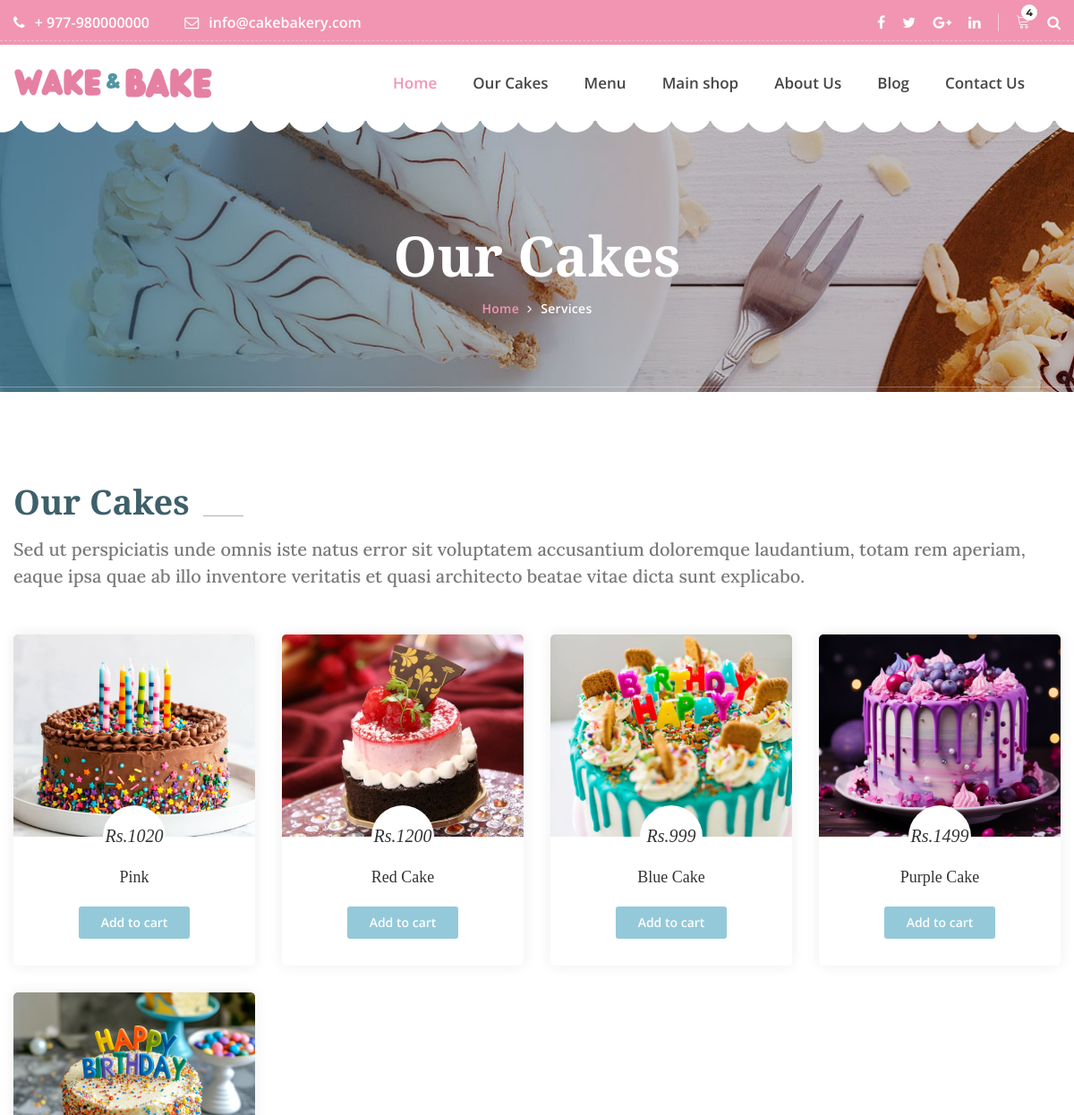
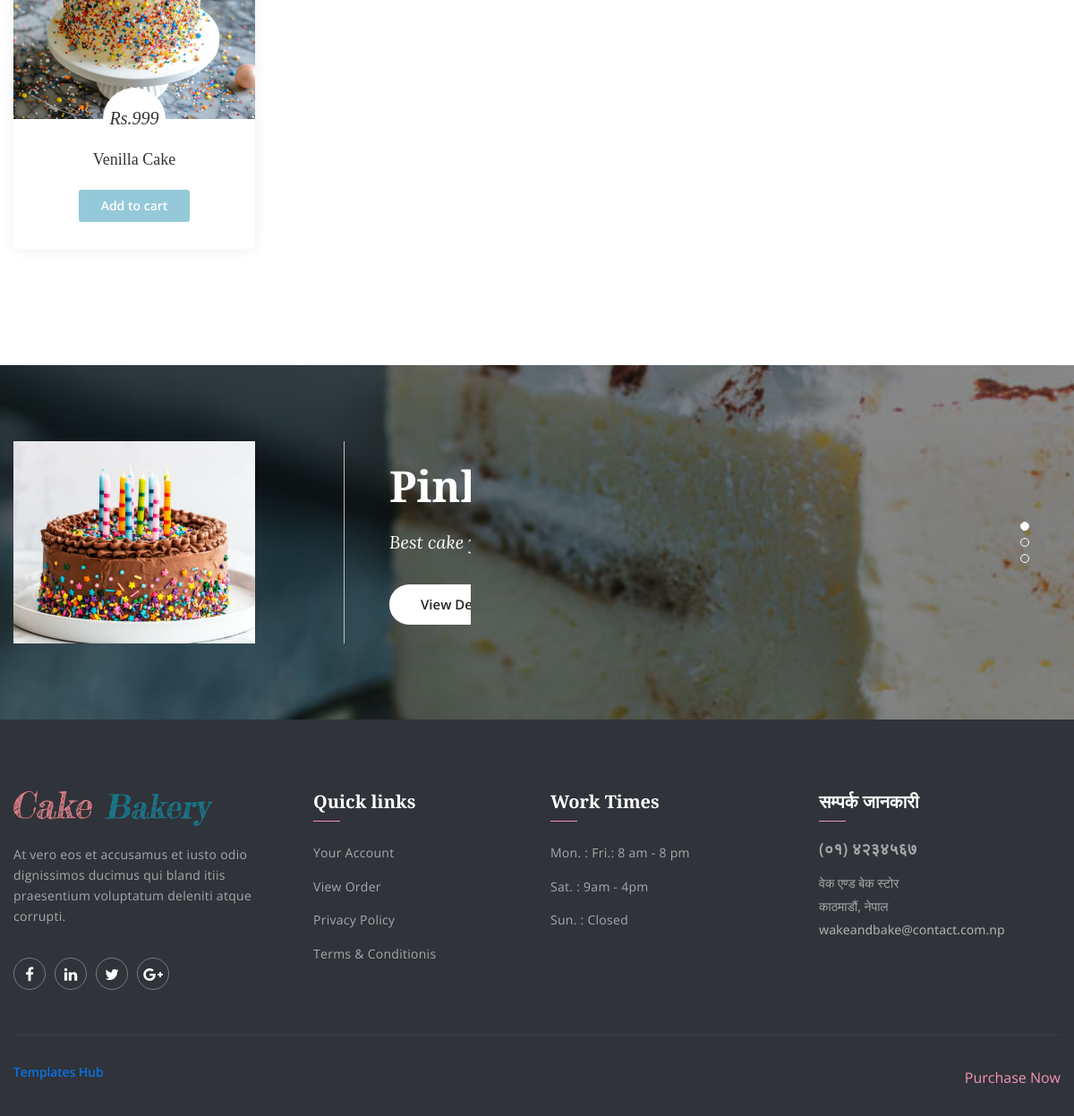
The app's page /our-cake/, older data (2 pictures, top to bottom).
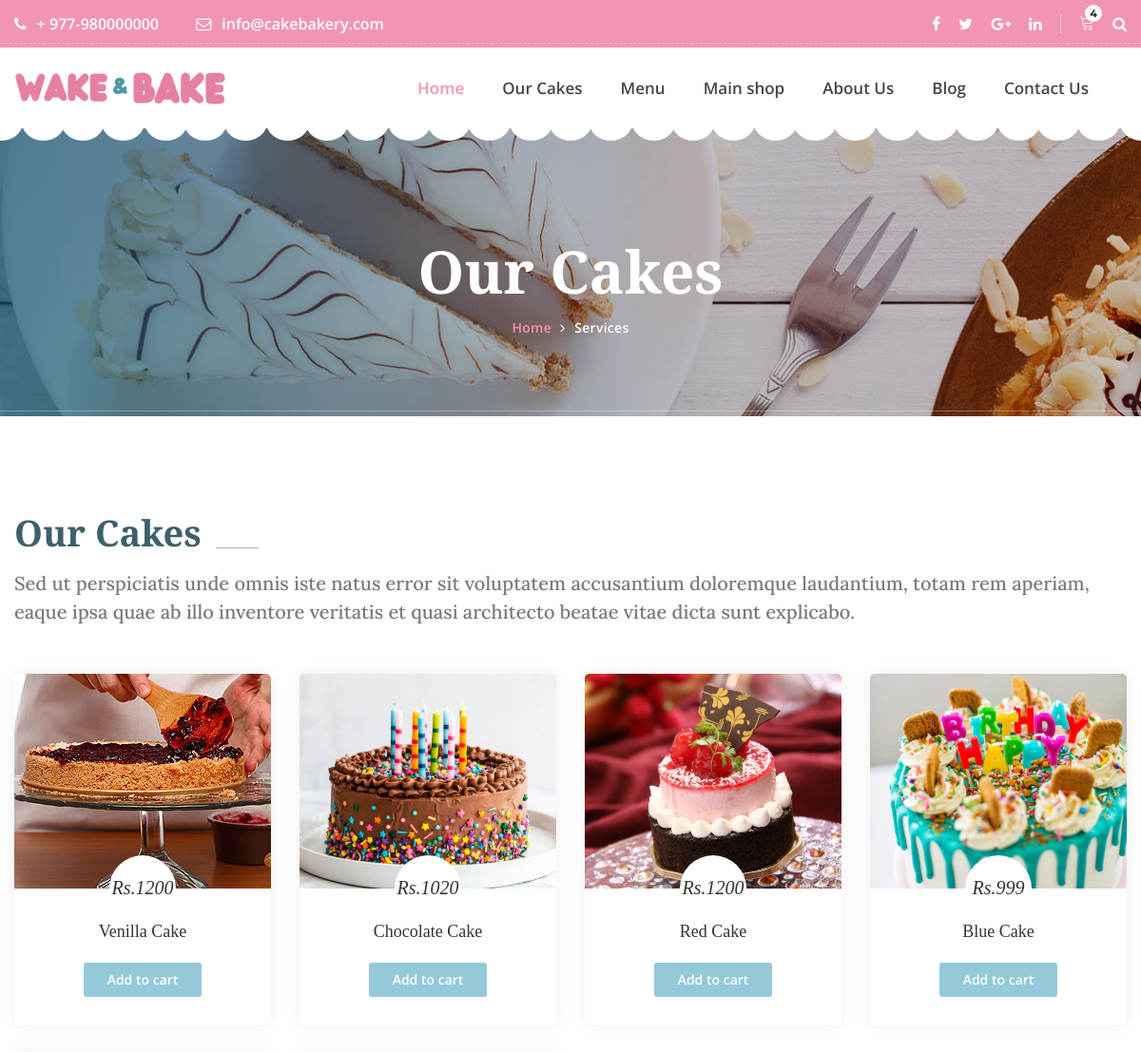
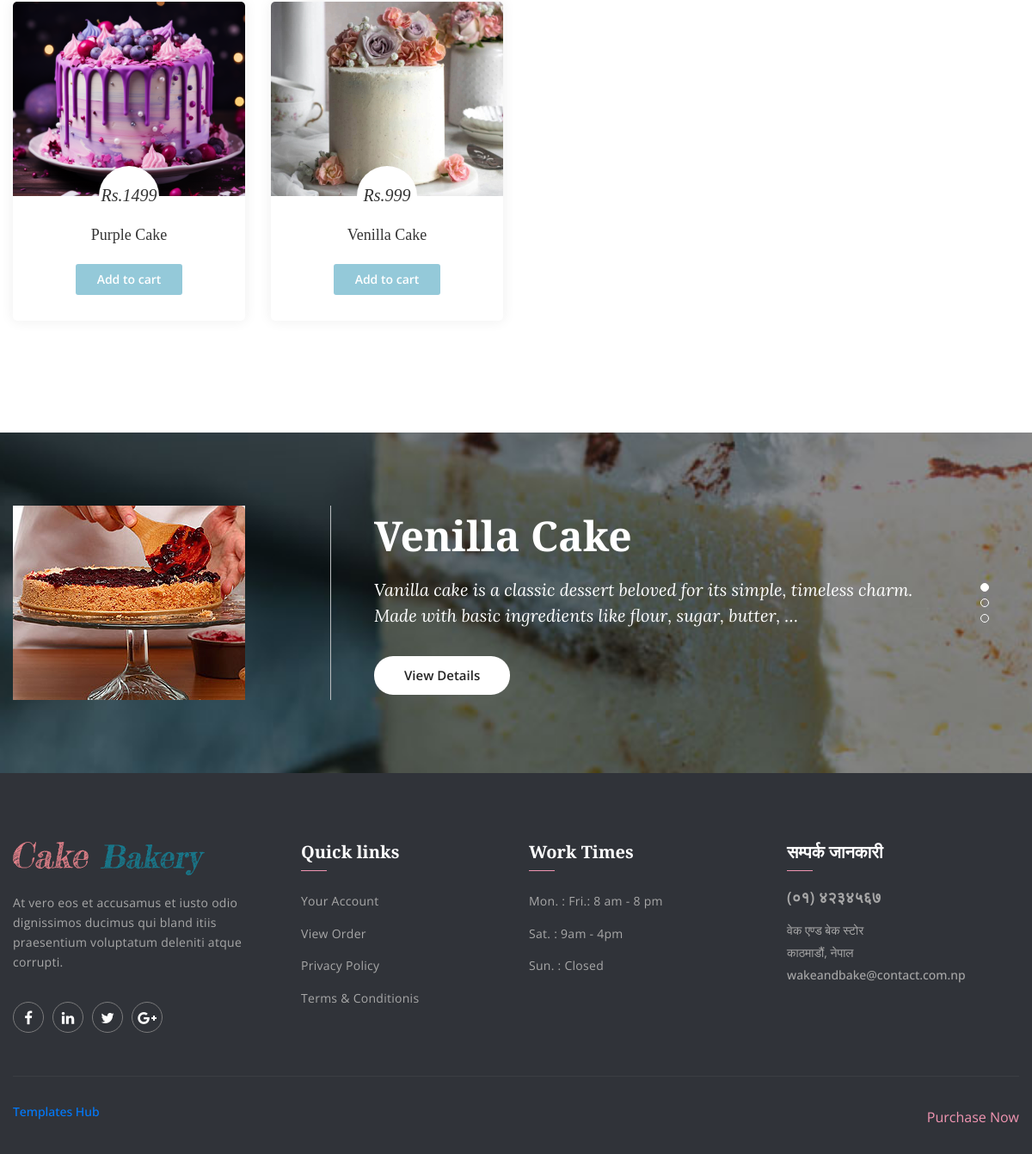
The same page, newer data (2 pictures, top to bottom).
### app/models.py (models this page shows, shortened)
class BakeryItem(models.Model):
    class AvailabilityStatus(models.TextChoices):
        AVAILABLE = 'AV', _('Available')
        OUT_OF_STOCK = 'OOS', _('Out of Stock')
        SEASONAL = 'SEA', _('Seasonal')
    name = models.CharField(max_length=200)
    category = models.CharField(max_length=100, blank=True, null=True)  # New category field
    price = models.DecimalField(max_digits=10, decimal_places=2)
    description = models.TextField(blank=True, null=True)
    availability = models.CharField(
        max_length=3, choices=AvailabilityStatus.choices, default=AvailabilityStatus.AVAILABLE
    )
    image = models.ImageField(upload_to="bakery_items", blank=True, null=True)
    created_at = models.DateTimeField(auto_now_add=True)
    updated_at = models.DateTimeField(auto_now=True)

### app/views.py (the view)
# urls.py: path('our-cake/', views.our_cake, name='our_cake'),  # Corresponds to Menu
def our_cake(request):
    cake = BakeryItem.objects.filter(category='Cake')
    cake_special = BakeryItem.objects.filter(category='Cake')[:3]
    return render(request, 'app/cake.html', {'cake': cake, 'cake_special': cake_special} )

### app/templates/app/cake.html (shortened to what this page needs)
{% extends 'app/base.html' %}
{% load static %}
{% block main-content %}
        <section class="banner_area">
        	<div class="container">
        		<div class="banner_text">
        			<h3>Our Cakes</h3>
        			<ul>
        				<li><a href="{% url "home" %}">Home</a></li>
        				<li><a href="{% url "our_cake" %}">Services</a></li>
        			</ul>
        		</div>
        	</div>
        </section>
        <section class="our_cakes_area p_100">
        	<div class="container">
        		<div class="main_title">
        			<h2>Our Cakes</h2>
        			<h5>Sed ut perspiciatis unde omnis iste natus error sit voluptatem accusantium doloremque laudantium, totam rem aperiam, eaque ipsa quae ab illo inventore veritatis et quasi architecto beatae vitae dicta sunt explicabo.</h5>
        		</div>
        		<div class="cake_feature_row row">
					{% for item in cake %}
					<div class="col-lg-3 col-md-4 col-6">
						<div class="cake_feature_item">
							<div class="cake_img">
								<img src="{{item.image.url}}" alt="">
							</div>
							<div class="cake_text">
								<a href="{% url "product-details" item.id %}"><h4>Rs.{{item.price|floatformat:0}}</h4></a>
								<a href="{% url "product-details" item.id %}"><h3>{{item.name}}</h3></a>
								<a class="pest_btn" href="{% url "add-to-cart" item.id %}">Add to cart</a>
							</div>
						</div>
					</div>
					{% endfor %}
				</div>
        	</div>
        </section>
        <section class="special_recipe_area">
        	<div class="container">
        		<div class="special_recipe_slider owl-carousel">
					{% for item in cake_special %}
        			<div class="item">
        				<div class="media">
        					<div class="d-flex">
        						<img src="{{item.image.url}}" alt="">
        					</div>
        					<div class="media-body">
        						<h4>{{item.name}}</h4>
        						<p>{{item.description|truncatewords:20}}</p>
        						<a class="w_view_btn" href="#">View Details</a>
        					</div>
        				</div>
        			</div>
					{% endfor %}
        		</div>
        	</div>
        </section>
{% endblock main-content %}

Row changes from the older to the newer data that the page shows:
no longer on one of the page's lists (row edited): BakeryItem: name "Pink", description "Best cake you have ever test."
now on this page (row edited): BakeryItem: image (picture), price "1200", name "Venilla Cake", description "Vanilla cake is a classic dessert beloved for its simple, timeless charm. Made with basic ingredients like flour, sugar, butter, …"
changed BakeryItem: name "Pink" → "Chocolate Cake"
changed BakeryItem (number 6 of 6 on the later page): image: a different picture
